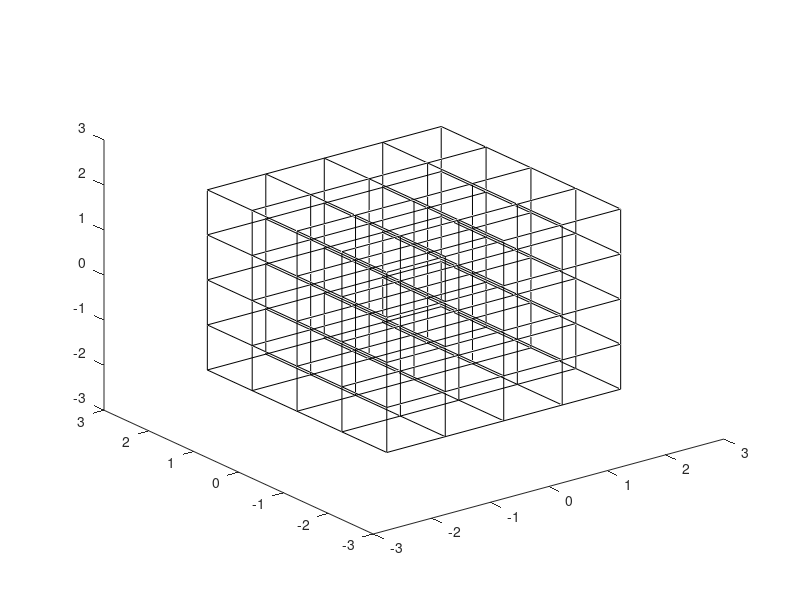

Recreate this plot in MATLAB.
clc,clear,close all

[x,y,z] = meshgrid(-2:2,-2:2,-2:2);
[m,n,k] = size(x);

figure
hold(gca,"on")
view(3)
axis([-3,3,-3,3,-3,3])

% 2-3
for i = 1:n
    for j = 1:k
        plot3([x(i,1,j),x(i,end,j)],[y(i,1,j),y(i,end,j)],[z(i,1,j),z(i,end,j)], ...
            "Color","k","LineWidth",0.1)
    end
end

% 1-3
for i = 1:m
    for j = 1:k
        plot3([x(1,i,j),x(end,i,j)],[y(1,i,j),y(end,i,j)],[z(1,i,j),z(end,i,j)], ...
            "Color","k","LineWidth",0.1)
    end
end

% 2-3
for i = 1:m
    for j = 1:n
        plot3([x(i,j,1),x(i,j,end)],[y(i,j,1),y(i,j,end)],[z(i,j,1),z(i,j,end)], ...
            "Color","k","LineWidth",0.1)
    end
end
